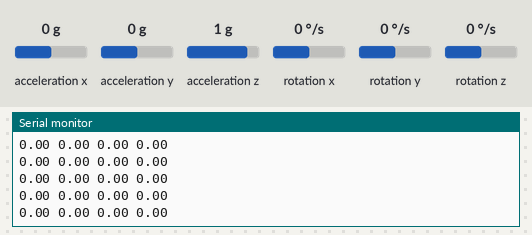
This sketch was run on a simulated ESP32. Parts: the last lines printed to the serial monitor. The test bench sets the inputs (shaded band); at power-on: acceleration x 0 g, acceleration z 1 g, rotation x 0 °/s, rotation z 0 °/s, acceleration y 0 g, rotation y 0 °/s. USB keyboard and mouse output is not drawn.

Above: at 3.2 s.
3.3 s: acceleration x set to -1.4 g
6.3 s: acceleration z set to -1.4 g
7.8 s: rotation x set to -192 °/s
At 8.6 s:
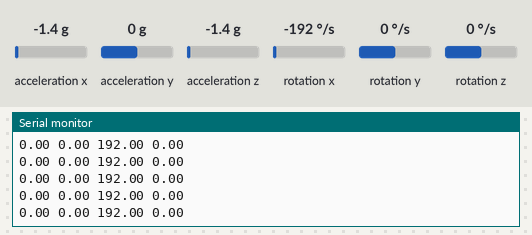
9.3 s: rotation z set to -192 °/s
At 10.3 s:
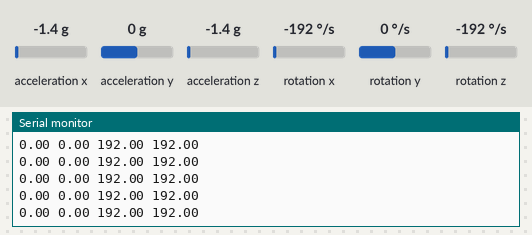
Timing chart, 0 to 11.8 s (numbered marks = the images above; inputs shaded):
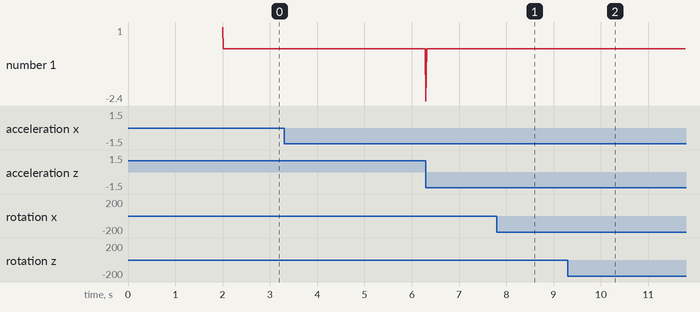

The sketch:

FingerPointer.ino
```cpp
#include "Wire.h"
#include <MPU6050_light.h>
#include <BleMouse.h>
#include "clickHandler.h"
#include "movementHandler.h"
#include "mouseState.h"
#include "plotMpuData.h"

BleMouse bleMouse;
MPU6050 mpu(Wire);

State currentState = MOVING;

void setup() {
  Serial.begin(115200);
  Wire.begin();
  bleMouse.begin();


  while (!bleMouse.isConnected()) {
    delay(100);
  }

  byte status = mpu.begin();
  Serial.print(F("MPU6050 status: "));
  Serial.println(status);
  if (status != 0) {
    while (1); // halt on error
  }

  Serial.println(F("Calculating offsets, do not move MPU6050"));
  delay(1000);
  mpu.calcOffsets(true, true);
  Serial.println("Done.\n");
}

void loop() {
  mpu.update();
  handleMovement(-mpu.getGyroX(), -mpu.getGyroZ());
  handleClick(mpu.getAccX(), mpu.getAccZ());

  delay(10);
}
```

clickHandler.cpp
```cpp
#include "clickHandler.h"

float lastAccX = 0;
float lastAccY = 0;
unsigned long timeAtClick;
float clickCoolDown = 150;
bool clicking = false;

void handleClick(float accX, float accY) {
  float jerkX = accX - lastAccX;
  float jerkY = accY - lastAccY;
  Serial.print(jerkX);
  Serial.print(" ");
  Serial.print(jerkY);
  Serial.print(" ");

  lastAccX = accX;
  lastAccY = accY;
  if ((jerkX > 0.25 || jerkY > 0.1) && !clicking && currentState == WAITING_FOR_GESTURE) {
    clicking = true;
    currentState = CLICKING;
    timeAtClick = millis();
    bleMouse.click(MOUSE_LEFT);
  } else if (currentState == MOVING && !clicking && jerkX > 0.25) {
    clicking = true;
    currentState = CLICKING;
    timeAtClick = millis();
    bleMouse.click(MOUSE_LEFT);
  }

  if (clicking && millis() - timeAtClick >= clickCoolDown) {
    if (currentState != MOVING) {
      currentState = WAITING_FOR_GESTURE;
    }
    clicking = false;
  }
}
```

clickHandler.h
```cpp
#ifndef CLICK_HANDLER_H
#define CLICK_HANDLER_H
#include <Arduino.h>
#include <BleMouse.h>
#include "mouseState.h"

//variables

extern BleMouse bleMouse;
extern State currentState;


//Click Function
void handleClick(float accX, float accY);

#endif
```

mouseState.h
```cpp
#ifndef SHARED_STATE_H
#define SHARED_STATE_H

enum State {
  MOVING,
  CLICKING,
  WAITING_FOR_GESTURE
};

extern State currentState;

#endif
```

movementHandler.cpp
```cpp
#include "movementHandler.h"

float smoothedGyroX = 0;
float smoothedGyroZ = 0;

float alpha = 0.8;
float gain = 0.022;

float deadZone = 1.5;
float movingDeadzone = 1.5;
float pausedDeadzone = 30;

float timeForStillness = 80;
unsigned long stillTime;
bool stopped = false;
unsigned long timeAtStillness;
float gestureWindow = 750;

void handleMovement(float gyroX, float gyroZ) {
  Serial.print(gyroX);
  Serial.print(" ");
  Serial.println(gyroZ);
  smoothedGyroX = alpha * smoothedGyroX + (1 - alpha) * gyroX;
  smoothedGyroZ = alpha * smoothedGyroZ + (1 - alpha) * gyroZ;

  if (currentState == MOVING) {
    deadZone = movingDeadzone;
  } else {
    deadZone = pausedDeadzone;
  }


  if (abs(smoothedGyroX) < deadZone) smoothedGyroX = 0;
  if (abs(smoothedGyroZ) < deadZone) smoothedGyroZ = 0;


  if (smoothedGyroX == 0 && smoothedGyroZ == 0) {
    if (!stopped) {
      stillTime = millis();
      timeAtStillness = millis();
      stopped = true;
    }

    if (millis()-stillTime >= timeForStillness && stopped) {
      if (millis() - timeAtStillness < gestureWindow) {
        if (currentState!= CLICKING) currentState = WAITING_FOR_GESTURE;
      } else {
        currentState = MOVING;
      }
    }
  } else {
    currentState = MOVING;
    stopped = false;
  }

  float moveX = constrain(-gain * smoothedGyroZ * abs(smoothedGyroZ), -20, 20);
  float moveY = constrain(gain * smoothedGyroX * abs(smoothedGyroX), -20, 20);
  if (currentState != CLICKING) {
    bleMouse.move((int)moveX, (int)moveY);
  }
}
```

movementHandler.h
```cpp
#ifndef MOVEMENT_HANDLER_H
#define MOVEMENT_HANDLER_H
#include <Arduino.h>
#include <BleMouse.h>
#include "mouseState.h"

extern BleMouse bleMouse;
extern State currentState;

void handleMovement(float gyroX, float gyroZ);

#endif
```

plotMpuData.cpp
```cpp
#include "plotMpuData.h"

void plotData(float a) {
  Serial.println(a);
}

void plotData(float a, float b) {
  Serial.print(a);
  Serial.print(" ");
  Serial.println(b);
}

void plotData(float a, float b, float c) {
  Serial.print(a);
  Serial.print(" ");
  Serial.print(b);
  Serial.print(" ");
  Serial.println(c);
}
```

plotMpuData.h
```cpp
#ifndef PLOT_MPU_DATA_H
#define PLOT_MPU_DATA_H
#include <Arduino.h>

void plotData(float a);
void plotData(float a, float b);
void plotData(float a, float b, float c);

#endif
```

Measured:
- after the input at 7.8 s, the serial monitor: prints a new line at once (image 1)
- after the input at 9.3 s, the serial monitor: prints a new line at once (image 2)
